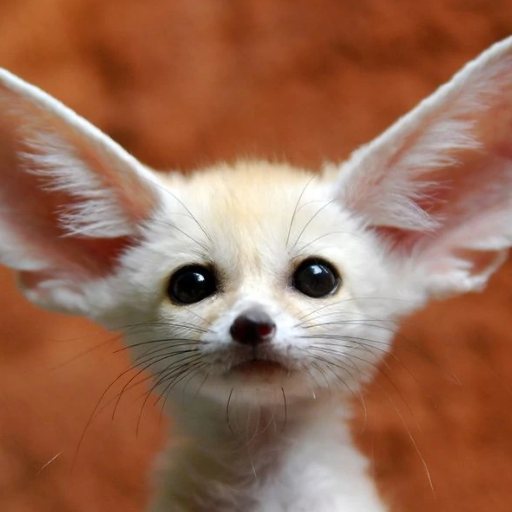
#> input picture hw6/pen.png, 512 x 512 px
$ jupyter execute hw6.ipynb
#> lines starting #> are read from the running program, lines starting #| are printed output that depends on the picture
[cell 1]
# Реализовать преобразование Хаара (3 ступени сжатия)
# Исходное изображение 512x512

[cell 2]
import numpy as np
import cv2
from matplotlib import pyplot as plt
import copy

[cell 3]
image = cv2.imread('pen.png')
#> image is the input picture: shape (512, 512, 3); mean B, G, R 83.9, 107.1, 153.6
image_gray = cv2.cvtColor(image, cv2.COLOR_BGR2GRAY)

height, width = image_gray.shape
#> height = 512; width = 512

plt.title('Исходное изображение')
plt.imshow(image_gray, cmap='gray')
plt.show()

[cell 4]
# Реализовать преобразование Хаара
def haar2d(img):

    row_low = (img[:, 0::2] + img[:, 1::2]) / 2.0
    row_high = (img[:, 0::2] - img[:, 1::2]) / 2.0

    LL = (row_low[0::2, :] + row_low[1::2, :]) / 2.0
    LH = (row_low[0::2, :] - row_low[1::2, :]) / 2.0

    HL = (row_high[0::2, :] + row_high[1::2, :]) / 2.0
    HH = (row_high[0::2, :] - row_high[1::2, :]) / 2.0

    top = np.hstack((LL, HL))
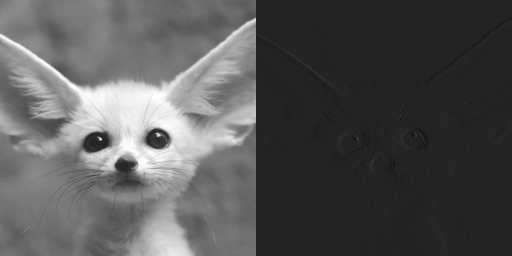
#> top: shape (256, 512) float32; min -42, max 255, mean 59.2; drawn with min black and max white
    bottom = np.hstack((LH, HH))

    return np.vstack((top, bottom))
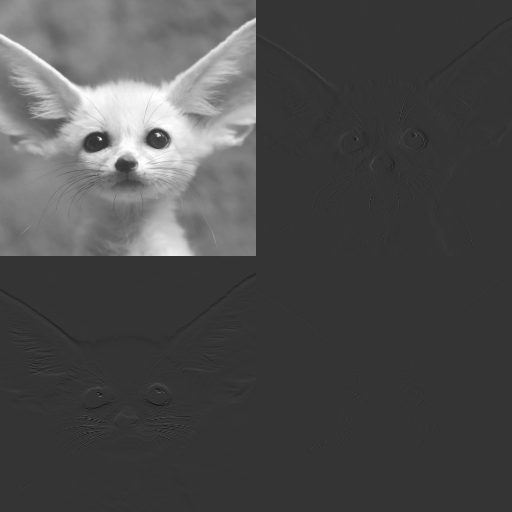
#> returned value: shape (512, 512) float32; min -66.5, max 255, mean 29.6; drawn with min black and max white


image_float = np.float32(image_gray)

haar_1 = haar2d(image_float)

haar_2 = haar_1.copy()
h, w = haar_1.shape
#> h = 512; w = 512
haar_2[:h//2, :w//2] = haar2d(haar_1[:h//2, :w//2])
#> in haar2d (call 2), `row_high = (img[:, 0::2] - img[:, 1::2]) / 2.0`:
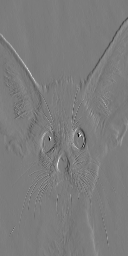
#> row_high: shape (256, 128) float32; min -58.12, max 61, mean 0; drawn with min black and max white

haar_3 = haar_2.copy()
haar_3[:h//4, :w//4] = haar2d(haar_2[:h//4, :w//4])
#> in haar2d (call 3), `row_low = (img[:, 0::2] + img[:, 1::2]) / 2.0`:
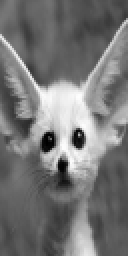
#> row_low: shape (128, 64) float32 (shown 2 times larger); min 0.0312, max 254.6, mean 118.3
#> in haar2d (call 3), `row_high = (img[:, 0::2] - img[:, 1::2]) / 2.0`:
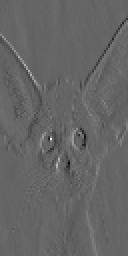
#> row_high: shape (128, 64) float32 (shown 2 times larger); min -64.62, max 97.69, mean 0; drawn with min black and max white
#> in haar2d (call 3), `LL = (row_low[0::2, :] + row_low[1::2, :]) / 2.0`:
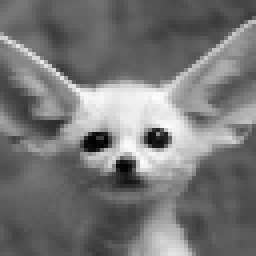
#> LL: shape (64, 64) float32 (shown 4 times larger); min 0.297, max 253.8, mean 118.3
#> in haar2d (call 3), `HL = (row_high[0::2, :] + row_high[1::2, :]) / 2.0`:
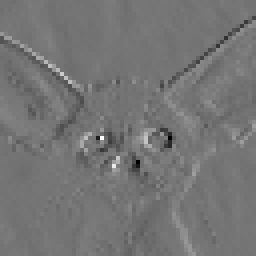
#> HL: shape (64, 64) float32 (shown 4 times larger); min -48.66, max 57.44, mean 0; drawn with min black and max white
#> in haar2d (call 3), `HH = (row_high[0::2, :] - row_high[1::2, :]) / 2.0`:
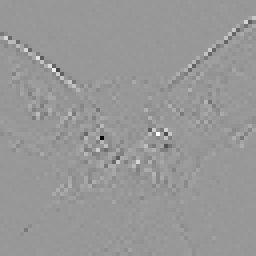
#> HH: shape (64, 64) float32 (shown 4 times larger); min -40.25, max 27.31, mean 0; drawn with min black and max white
#> in haar2d (call 3), `bottom = np.hstack((LH, HH))`:
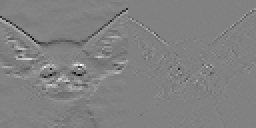
#> bottom: shape (64, 128) float32 (shown 2 times larger); min -59.36, max 57.64, mean 0; drawn with min black and max white
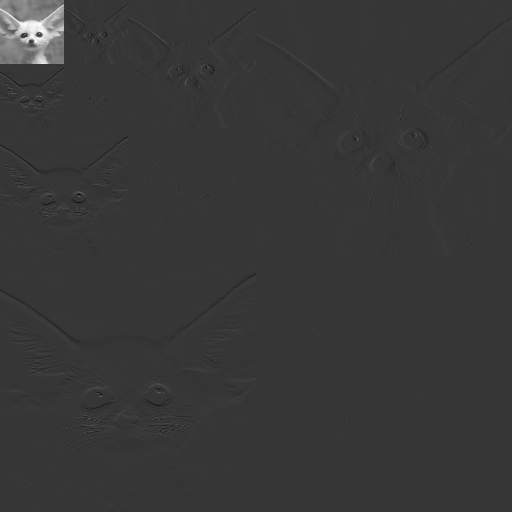
#> haar_3: shape (512, 512) float32; min -69.38, max 253.8, mean 1.8; drawn with min black and max white

[cell 5]
plt.figure(figsize=(15, 5))

plt.subplot(1, 3, 1)
plt.imshow(haar_1, cmap='gray')
plt.title(f'Уровень 1, {width//2}x{height//2}')
plt.axis('off')

plt.subplot(1, 3, 2)
plt.imshow(haar_2, cmap='gray')
plt.title(f'Уровень 2, {width//4}x{height//4}')
plt.axis('off')

plt.subplot(1, 3, 3)
plt.imshow(haar_3, cmap='gray')
plt.title(f'Уровень 3, {width//8}x{height//8}')
plt.axis('off')
